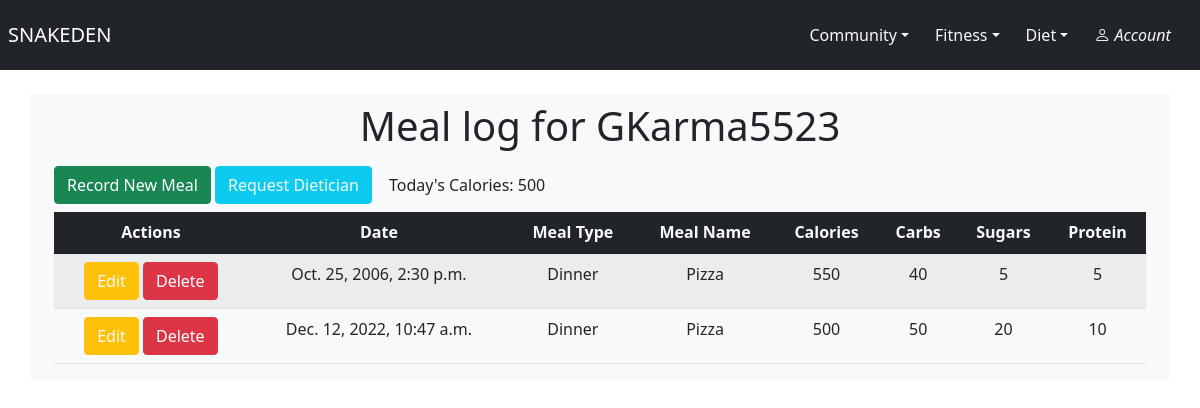
/diet/meal_log/ (signed in), run on the app's committed database.
### diet/models.py (models this page shows)
class Meal(models.Model):
    MEAL_TYPES = [
        ('Breakfast', 'Breakfast'),
        ('Lunch', 'Lunch'),
        ('Dinner', 'Dinner'),
        ('Snack', 'Snack'),
    ]
    meal_name = models.CharField(max_length=100)
    meal_type = models.CharField(max_length=50, choices=MEAL_TYPES)
    calories = models.IntegerField()
    carbs = models.IntegerField()
    sugars = models.IntegerField()
    protein = models.IntegerField()
    user = models.ForeignKey(User, on_delete=models.CASCADE)
    created_at = models.DateTimeField(auto_now_add=True)

### diet/views.py (the view)
# urls.py: path('meal_log/', views.user_meal_data, name="user_meal_data"),
@login_required
def user_meal_data(request):
    today = datetime.today()
    year = today.year
    month = today.month
    day = today.day
    total_sum = 0
    filter = Meal.objects.filter(created_at__year=year, created_at__month=month, created_at__day=day, user=request.user)
    for item in filter:
        total_sum += item.calories
    CDtable = ClientDiet.objects.filter(client=request.user)
    meals = Meal.objects.filter(user=request.user)
    return render(request, 'diet/meal_log.html', {'meals': meals, 'CDtable': CDtable, 'total_sum': total_sum})

### diet/templates/diet/meal_log.html
{% extends 'base.html' %}
{% block body %}
    <div class="container mt-4">
        <h1 class="text-center py-2">Meal log for {{ user.username }}</h1>
        <div class="row">
            <div class="h6">
                <a class="btn btn-success" href="{% url 'meal_form' %}">Record New Meal</a>
                {% if CDtable%}
                    <a class="btn btn-info text-light" href="{% url 'update_diet_form' %}">Change Dietician</a>
                    <h6 class="d-inline btn justify-content-end bg-light">
                        {% for diet in CDtable %}
                            Your dietician is <b>{{ diet.dieter }}</b>
                        {% endfor %}
                    </h6>
                {% else %}
                    <a class="btn btn-info text-light" href="{% url 'request_dietician' %}">Request Dietician</a>
                {% endif %}
                <h6 class="d-inline btn justify-content-end bg-light">Today's Calories: {{ total_sum }}</h6>
            </div>
        </div>
        <div class="row">
            <div class="col-md-12">
                <table class="table table-striped text-center">
                    <thead class="bg-dark text-light">
                        <tr>
                            <th scope="col">Actions</th>
                            <th scope="col">Date</th>
                            <th scope="col">Meal Type</th>
                            <th scope="col">Meal Name</th>
                            <th scope="col">Calories</th>
                            <th scope="col">Carbs</th>
                            <th scope="col">Sugars</th>
                            <th scope="col">Protein</th>
                        </tr>
                    </thead>
                    <tbody>
                        {% for meal in meals %}
                            <tr>
                                <td>
                                    <a href="{% url 'edit_meal' meal.id %}" class="btn btn-warning text-light">Edit</a>
                                    <a href="{% url 'delete_meal' meal.id %}" class="btn btn-danger">Delete</a>
                                </td>
                                <td>{{ meal.created_at }}</td>
                                <td>{{ meal.meal_type }}</td>
                                <td>{{ meal.meal_name }}</td>
                                <td>{{ meal.calories }}</td>
                                <td>{{ meal.carbs }}</td>
                                <td>{{ meal.sugars }}</td>
                                <td>{{ meal.protein }}</td>
                            </tr>
                        {% endfor %}
                    </tbody>
                </table>
            </div>
        </div>
    </div>
{% endblock %}

### templates/base.html (shortened to what this page needs)
{% load static %}
<!doctype html>
<html lang="en">
<head>
    <link rel="stylesheet" href="{% static 'style.css' %}">
    <link rel="stylesheet" href="https://cdn.jsdelivr.net/npm/bootstrap-icons@1.9.1/font/bootstrap-icons.css">
    <link href="https://cdn.jsdelivr.net/npm/bootstrap@5.1.3/dist/css/bootstrap.min.css" rel="stylesheet">
</head>
<body>
    <nav class="navbar navbar-dark bg-dark">
        <a href="{% url 'index'%} " class="navbar-brand px-2">SNAKEDEN</a>
        <div class="navbar">
            {% if user.is_authenticated %}
                {% if user.profile.role == 2 %}
                    <a href="{% url 'trainer_home' %}" class="nav-item nav-link text-light"> Trainer Home </a>
                {% elif user.profile.role == 1 %}
                    <a href="{% url 'dietitian_home' %}" class="nav-item nav-link text-light"> Dietician Home </a>
                {% else %}
                    <div class="dropdown">
                        <button class="btn btn-dark dropdown-toggle text-light" type="button" id="dropdownMenuButtonCommunity" data-bs-toggle='dropdown' aria-haspopup="true" aria-expanded="false">Community</button>
                    </div>
                    <div class="dropdown">
                        <button class="btn btn-dark dropdown-toggle text-light" type="button" id="dropdownMenuButtonFitness" data-bs-toggle='dropdown' aria-haspopup="true" aria-expanded="false">Fitness</button>
                    </div>
                    <div class="dropdown">
                        <button class="btn btn-dark dropdown-toggle text-light" type="button" id="dropdownMenuButtonDiet" data-bs-toggle='dropdown' aria-haspopup="true" aria-expanded="false">Diet</button>
                    </div>
                    {% endif %}
            {% endif %}
            <div class="dropdown">
                <button class="btn dropdown-toggle" type="button" id="dropdownMenuButton" data-bs-toggle='dropdown' aria-haspopup="true" aria-expanded="false">
                    <i class="bi bi-person text-light"> Account </i>
                </button>
            </div>
        </div>
    </nav>
    <div class="container bg-light">
        {% block body %}
        {% endblock %}
    </div>
</body>
</html>

### static/style.css (style rules this page uses)
.nav-link, .navbar-brand { color: white !important; }
body { background-color: lightgray; }

### data on the page
Meal: created_at "Oct. 25, 2006, 2:30 p.m.", meal_type "Dinner", meal_name "Pizza", calories "550", carbs "40", sugars "5", protein "5"
Meal: created_at "Dec. 12, 2022, 10:47 a.m.", meal_type "Dinner", meal_name "Pizza", calories "500", carbs "50", sugars "20", protein "10"

### other printed values
{{ user.username }} "GKarma5523"
{{ total_sum }} "500"
